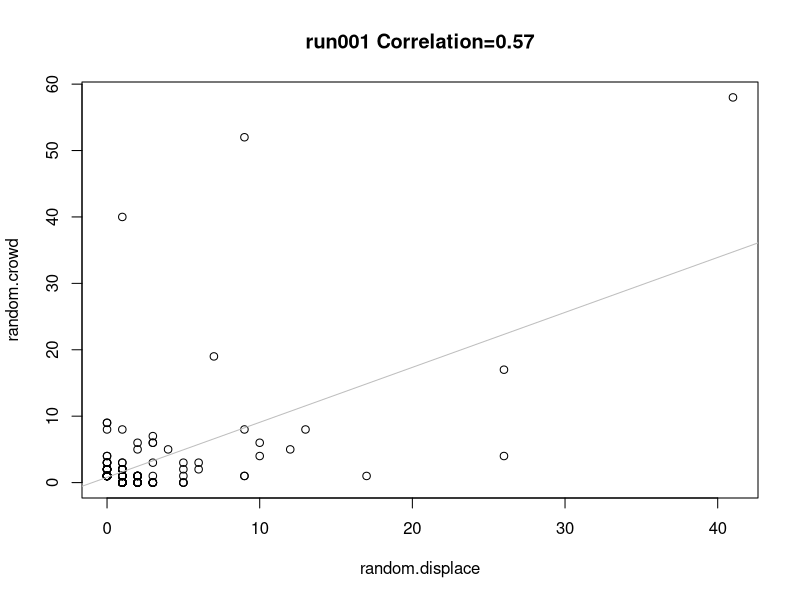
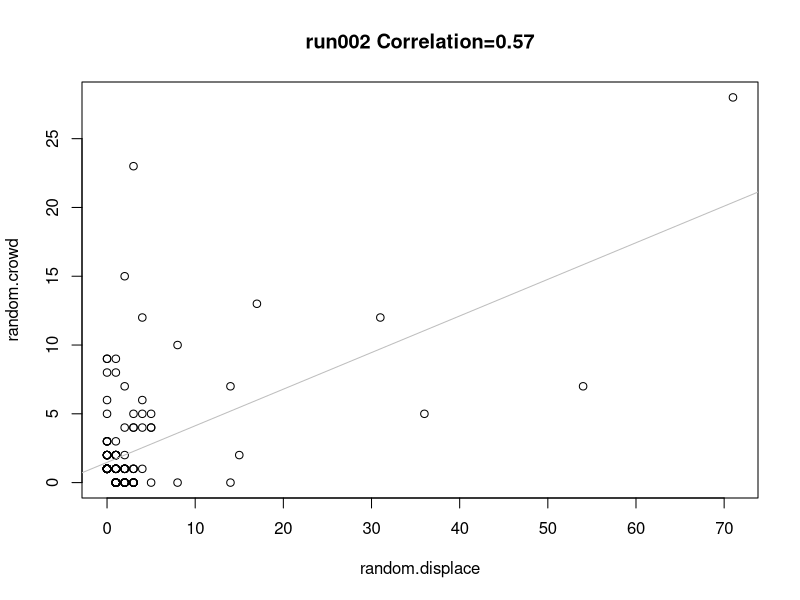
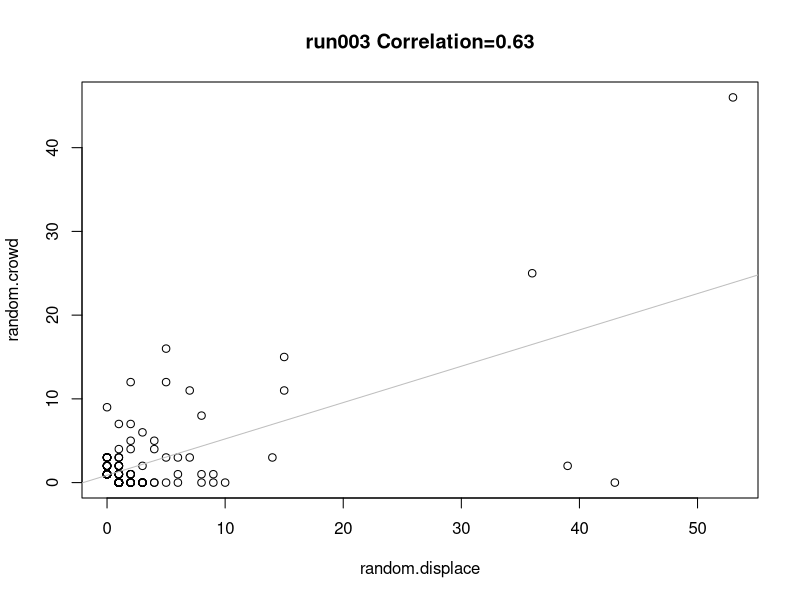
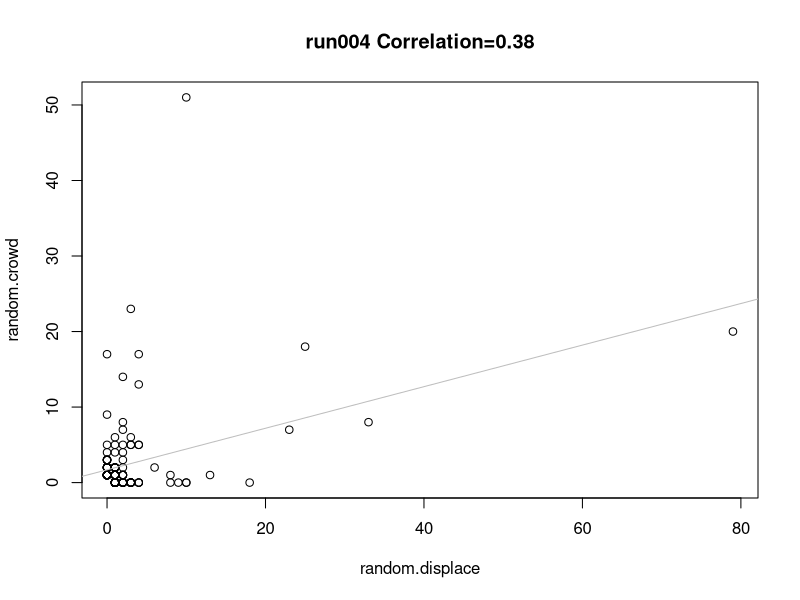
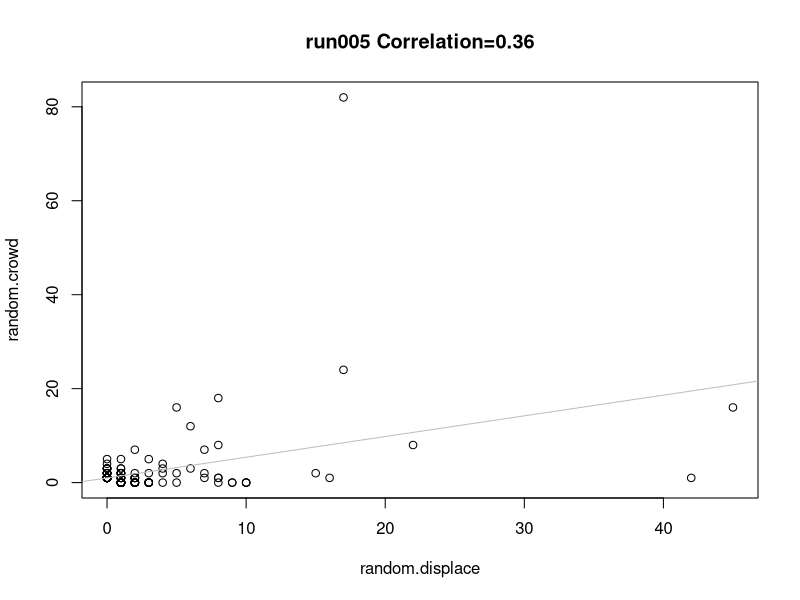
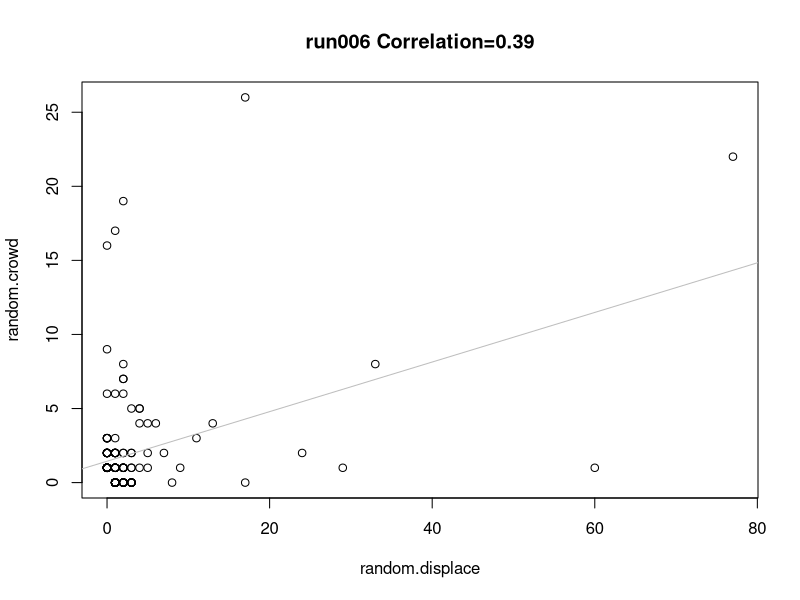
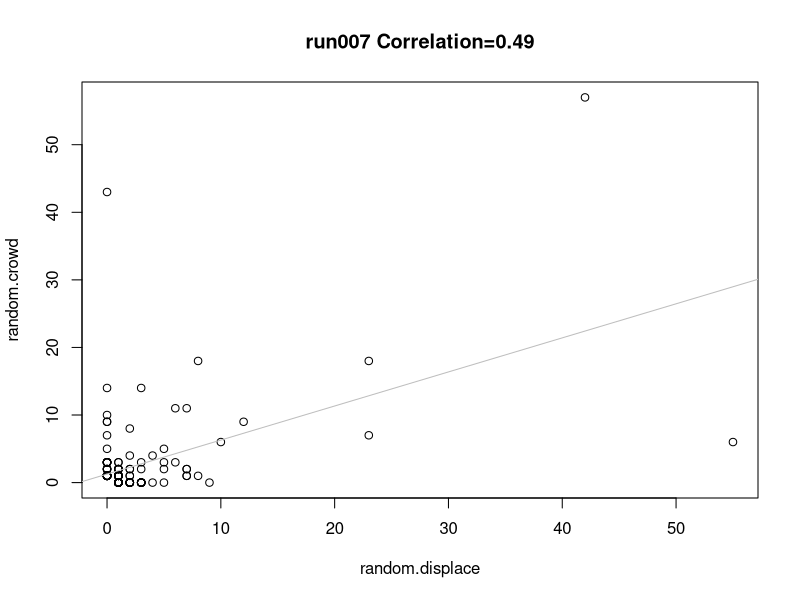
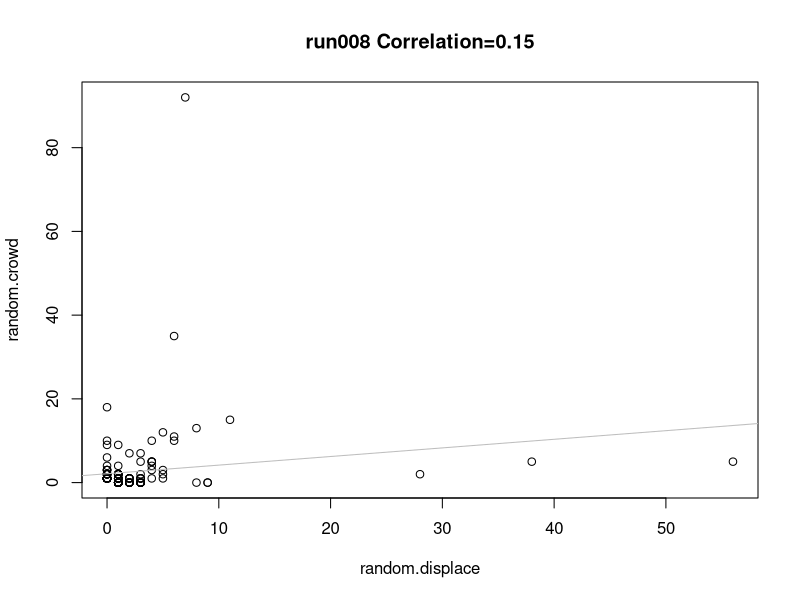

Here is the R script that generated these plots, in order: (Note: this script raises an error after producing the figures.)
## ---- chunk 1
library(plyr)
## ---- chunk 2
#load the reference model data for observed dataset
EXPLORE_refmodeldata <- read.csv(file="EXPLORE-refmodeldata.csv")
head(EXPLORE_refmodeldata)

ref.model <- EXPLORE_refmodeldata 
## ---- chunk 3
head(ref.model)

require(plyr)
func <- function(ref.model)
{
return(data.frame(COR = cor(ref.model$random.displace, ref.model$random.crowd)))
}

COR.refmodel <- ddply(ref.model, .(runID), func)

#find observed correlation between number of crowds and number of displacements
COR.observed <- cor(ref.model$observed.crowd, ref.model$observed.displace)

#find mean of reference model correlations
COR.refmodel.mean <- mean(COR.refmodel$COR)


#PLOT
par(mfrow=c(1,1))

run.s <- unique(ref.model$runID)

replicates <- 100

for(run in 1:replicates){
  run.code <- run.s[run]
  run.data <- subset(ref.model, runID==run.code)
  run.corr <- subset(COR.refmodel, runID==run.code)
  with (run.data, plot (random.displace, random.crowd, main=paste0(run.code, " Correlation=", round(run.corr$COR, 2))))
  with (run.data, abline(lm(random.crowd~random.displace), col="grey")) # regression line (y~x)
}

## ---- chunk 4
# WRITE DATA  for OBSERVED data
write.csv(COR.refmodel, file = "EXPLORE_refmodelCOR_CxD.csv")	
## ---- chunk 5
# load the reference model data for the sampled dataset
EXPLORE_sparse_aggCD <- read.csv(file="EXPLORE-sparse-aggCD.csv") 
ref.model <- EXPLORE_sparse_aggCD %>%
  dplyr::rename(rowID=X)

## ---- chunk 6
head(ref.model)

require(plyr)
func <- function(ref.model)
{
return(data.frame(COR = cor(ref.model$displace, ref.model$crowd)))
}

COR.refmodel <- ddply(ref.model, .(runID), func)

#find mean of reference model correlations
COR.refmodel.mean <- mean(COR.refmodel$COR)


#PLOT
par(mfrow=c(1,1))

run.s <- unique(ref.model$runID)

replicates <- 100

for(run in 1:replicates){
  run.code <- run.s[run]
  run.data <- subset(ref.model, runID==run.code)
  run.corr <- subset(COR.refmodel, runID==run.code)
  with (run.data, plot (displace, crowd, main=paste0(run.code, " Correlation=", round(run.corr$COR, 2))))
  with (run.data, abline(lm(crowd~displace), col="grey")) # regression line (y~x)
}

## ---- chunk 7
# WRITE DATA  for SAMPLED data
head(COR.refmodel)
write.csv(COR.refmodel, file = "EXPLORE_sample_refmodelCOR.csv")	
